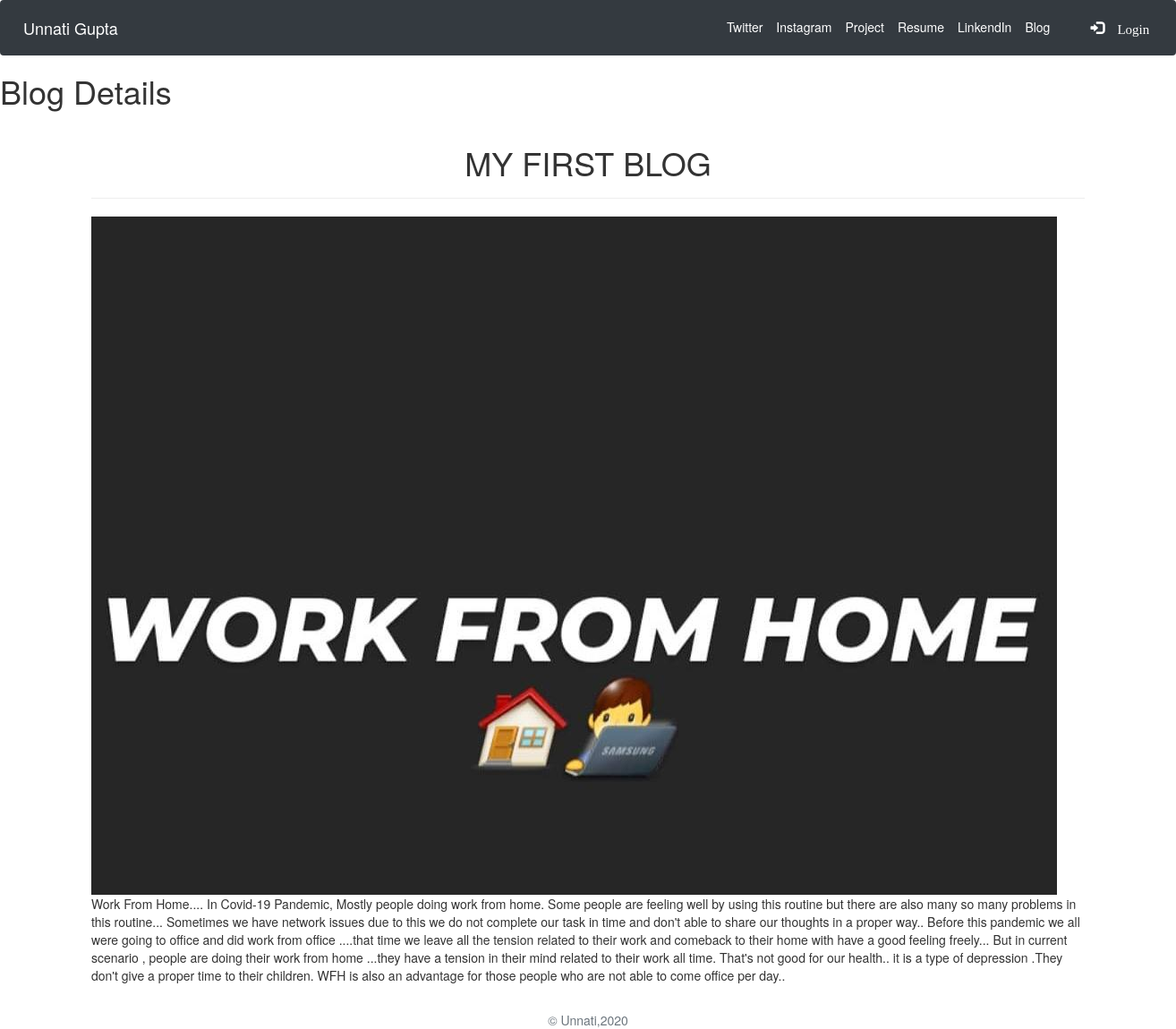
The app's page /blogdetail/32 with its own data.
### blog/models.py (models this page shows, shortened)
class Blog(models.Model):
    title = models.CharField(max_length=255)
    post_time = models.DateTimeField(auto_now_add=True)
    image = models.ImageField(upload_to='images/')
    body = models.TextField()

### blog/views.py (the view)
# urls.py: path('blogdetail/<int:pk>', views.BlogDetailView.as_view(), name='blog_detail_view'),
class BlogDetailView(DetailView):
    model = Blog
    context_object_name = 'blog_details' # context_object_name = 'objects_list':
    template_name = 'blog/detail.html'

### templates/blog/detail.html (shortened to what this page needs)
{% extends 'jobs/home.html' %}
{% load static %}
{% block body_block %}
<main role="main">
  <h1>Blog Details</h1>
{% if blog_details %}
  <div class="container">
      <h1 class="text-center pt-3" >
          {{blog_details.title|upper}}
      </h1>
      <hr>
      <img class="img-fluid" src="{{blog_details.image.url}}">
      <br>
      <p>{{blog_details.body}}</p>
      <br>
  {% else %}
  No blogdetail Found
  {% endif %}
  </div>
</main>
{% endblock %}

### records on screen
Blog: title "MY FIRST BLOG", image (picture), body "Work From Home.... In Covid-19 Pandemic, Mostly people doing work from home. Some people are feeling well by using this routine but there are also many so many problems in this routine... Sometimes we have network issues due to this we do not complete our task in time and don't able to share our thoughts in a proper way.. Before this pandemic we all were going to office and did work from office ....that time we leave all the tension related to their work and comeback to their home with have a good feeling freely... But in current scenario , people are doing their work from home ...they have a tension in their mind related to their work all time. That's not good for our health.. it is a type…"
